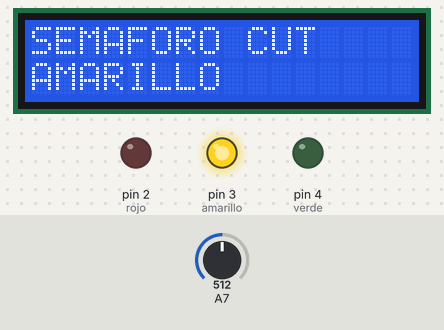
The sketch below on a simulated Arduino Nano, built with avr-gcc and run on an emulated ATmega328P. Shown: 16×2 character LCD, output pins drawn as LEDs (lit = HIGH). Inputs (shaded band) come from the test bench; at power-on: A7 = 512. What the sketch prints to the serial monitor is not drawn.

Above: at 1.2 s.
1.3 s: A7 set to 716
At 3.6 s:
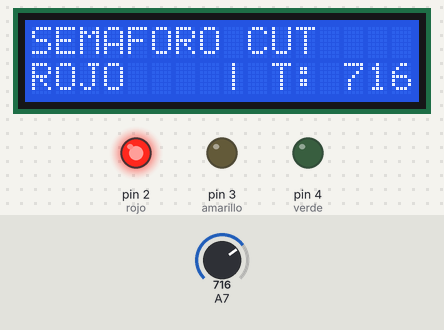
5.8 s: A7 set to 900
At 8.9 s:
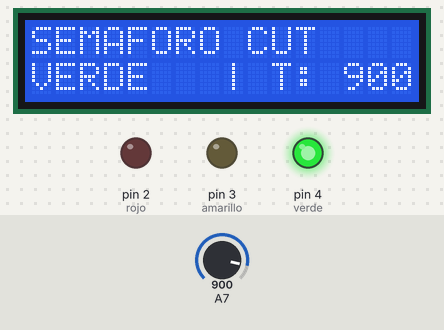
10.3 s: A7 set to 1023
At 14.0 s:
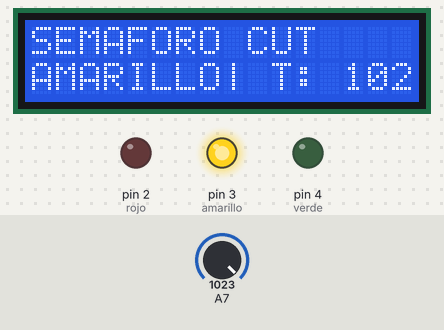
Timing chart, 0 to 20.8 s (numbered marks = the images above; inputs shaded):
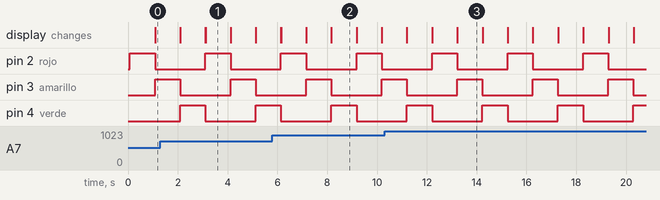

The sketch:

master_semaforo_mega.ino
```cpp
#include <Wire.h>
#include <LiquidCrystal_I2C.h>

// Dirección I2C del módulo (normalmente 0x27 o 0x3F)
LiquidCrystal_I2C lcd(0x27, 16, 2);
int pot;
constexpr int pin_pot = A0;

void setup() {
  lcd.init();             // Inicializar LCD
  lcd.backlight();        // Encender retroiluminación
  lcd.setCursor(0, 0);
  lcd.print("SEMAFORO CUT");

  pinMode(2, OUTPUT); // rojo
  pinMode(3, OUTPUT); // amarillo
  pinMode(4, OUTPUT); // verde

  Serial.begin(9600);   // Para monitor serial del IDE
  // Serial1.begin(9600); // Comunicación con ESP32
}

void loop() {

  digitalWrite(2, HIGH); digitalWrite(3, LOW); digitalWrite(4, LOW);
  Serial.println("ROJO");
  // Serial1.println("ROJO");
  lcd.setCursor(0, 1);
  lcd.print("ROJO    ");
  delay(1000);

  digitalWrite(2, LOW); digitalWrite(3, HIGH); digitalWrite(4, LOW);
  Serial.println("AMARILLO");
  // Serial1.println("AMARILLO");
  lcd.setCursor(0, 1);
  lcd.print("AMARILLO");
  delay(1000);
  // lcd.setCursor(0, 1);
  // lcd.clear();

  digitalWrite(2, LOW); digitalWrite(3, LOW); digitalWrite(4, HIGH);
  Serial.println("VERDE");
  // Serial1.println("VERDE");
  lcd.setCursor(0, 1);
  lcd.print("VERDE   ");
  delay(1000);

  pot = analogRead(A7);
  // float temp_C = ( pot * 5 * 100 ) / 1023.0;
  // pot = map(temp_C, 20, 50, 21, 83);
  lcd.setCursor(8, 1);
  lcd.print("| T: ");
  lcd.print(pot, 1);
}
```

Measured:
- by itself, pin 2 (rojo), pin 3 (amarillo), pin 4 (verde): alternates HIGH for 1.0 s and LOW for 2.0 s
- what the display in image 1 shows lasts 1.0 s, from 3.1 s to 4.1 s
